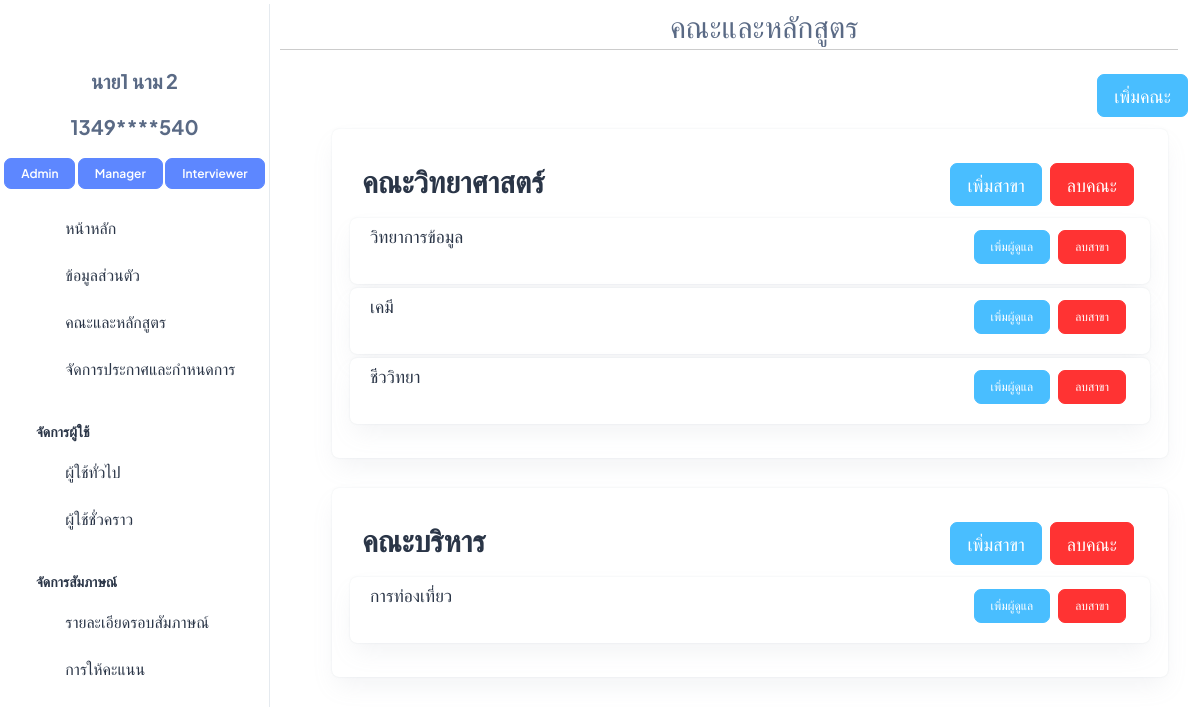
Page /FacultyMajor (signed in) on the committed database.
### interview/models.py (models this page shows, shortened)
class User(AbstractBaseUser, PermissionsMixin):
    email = models.EmailField(unique=True)
    username = models.CharField(max_length=30, unique=True)
    first_name = models.CharField(max_length=100)
    last_name = models.CharField(max_length=100)
    gender = models.CharField(max_length=20)
    address = models.CharField(max_length=400)
    postcode = models.CharField(max_length=20)
    phone_number = models.CharField(max_length=10)
    citizen_id = models.CharField(max_length=13,unique=True)
    birth_date = models.DateField(blank=True,null=True)
    date_joined = models.DateTimeField(default=timezone.now)
    is_active = models.BooleanField(default=True)
    is_staff = models.BooleanField(default=False)
    objects = CustomUserManager()
    USERNAME_FIELD = 'username'  # แก้ให้ USERNAME_FIELD เป็น 'email' แทน
    EMAIL_FIELD = 'email'  # แก้ให้ EMAIL_FIELD เป็น 'email' แทน
    REQUIRED_FIELDS = ['email']  # ไม่ต้องระบุใน REQUIRED_FIELDS แล้ว

class Role(models.Model):
    DEFAULT_ROLES = ['Admin', 'Manager','Interviewer', 'Student']
    name = models.CharField(max_length=50, default=DEFAULT_ROLES[0], choices=[(role, role) for role in DEFAULT_ROLES])
    users = models.ManyToManyField(User, related_name='roles', blank=True)
    TemporaryUser = models.ManyToManyField(TemporaryUser, related_name='roles', blank=True)

class Faculty(models.Model):
    faculty = models.CharField(max_length=100)
    users = models.ManyToManyField(User,blank=True)
    TemporaryUser = models.ManyToManyField(TemporaryUser , blank=True)

class Major(models.Model):
    major = models.CharField(max_length=100)
    faculty = models.ForeignKey(Faculty, on_delete=models.CASCADE)
    default_manager = models.ManyToManyField(User, blank=True,related_name='manager')
    users = models.ManyToManyField(User,blank=True)
    TemporaryUser = models.ManyToManyField(TemporaryUser , blank=True)

### interview/views.py (the view)
# urls.py: path('FacultyMajor',FacultyMajor, name='FacultyMajor'),
@login_required
@user_passes_test(is_admin)
def FacultyMajor(request):
    faculty_all = Faculty.objects.all()
    users = User.objects.filter(roles__name='Manager')
    return render(request,'admin/FacultyMajor.html',{"faculty":faculty_all,'users':users})

### interview/views.py (called while the page is built)
def is_admin(user):
    if isinstance(user, User):
        return user.roles.filter(name='Admin').exists()
    else:
        return False

### interview/templates/admin/FacultyMajor.html (shortened to what this page needs)
{% extends 'admin/base/n_base.html' %}
{% load static %}
{% block css_js %}
<link rel="stylesheet" href="{% static 'css/admin_css/Faculty.css' %}" />
{% endblock %}
{% block topic %}
<div class="fs-8 mt-1 text-muted text-center">
  <span><i class="ti ti-book"></i> คณะและหลักสูตร</span>
</div>
{% endblock %}
{% block content %}
<div class="pt-14 px-2">
<div class="d-flex justify-content-end mb-2">
    <button class="btn btn-secondary m-1 fs-5" onclick="add_Faculty()">เพิ่มคณะ</button>
</div>
{% for i in faculty %}
<div class="container-fluid">
  <div class="container-fluid">
      <div class="card">
          <div class="card-body row">
              <span class="card-title fw-semibold mb-2 col-6">{{ i.faculty }}</span>
              <div class="d-flex justify-content-end mb-2 col-6">
                <button class="btn btn-secondary m-1 fs-5" onclick="add_Major('{{ i.faculty }}', '{{ i.id }}')">เพิ่มสาขา</button>
                <a href="delete_Faculty/{{i.id}}"><button class="fs-5 m-1 btn btn-red p1">ลบคณะ</button></a>
              </div>
              {% for major in i.major_set.all %}
              <div class="card mb-1">
                <div class="card-body p-2 d-flex justify-content-between">
                    <h5 class="mb-0" onclick="display_manager('{{ major.id }}')" style="cursor: pointer;">{{ major.major }}</h5>
                    <div class="d-flex justify-content-end mb-2 col-6">
                        <button class="btn btn-secondary m-1 fs-2" onclick="add_Major_manager('{{ major.major }}', '{{ major.id }}')">เพิ่มผู้ดูแล</button>
                        <a href="delete_Major/{{i.id}}"><button class="fs-2 m-1 btn btn-red p1">ลบสาขา</button></a>
                    </div>
                </div>
              </div>
              {% endfor %}
          </div>
      </div>
  </div>
</div>
{% endfor %}
</div>
{% endblock %}

### interview/templates/admin/base/n_sidebar.html (shortened to what this page needs)
<!DOCTYPE html>
<html lang="en">
    <head>
        {% load static %}
        <link rel="stylesheet" href="{% static 'css/styles.min.css' %}" />
      </head>
<body>
<aside class="left-sidebar position-fixed">
    <div>
        {% if user.is_authenticated %}
        <a href="{% url 'log_out' %}">
            <i class="ti ti-logout fs-8 text-danger mt-3"style="display: block; text-align: center;"></i>
        </a>
        <p class="text-center pt-3 fw-bolder fs-6 text-muted">{{ user.first_name }} {{ user.last_name }}</p>
        <p class="text-center fw-bolder fs-6 text-muted">{{ user.citizen_id|slice:":4" }}****{{ user.citizen_id|slice:"-3:" }}</p>
        <div class="text-center">
            {% for role in user.roles.all %}
                {% if role.name == 'Admin' %}
                <a href="{% url 'Admin_page' %}" class="btn btn-primary fs-2 fw-semibold lh-sm">Admin</a>
                {% endif %}
                {% if role.name == 'Manager' %}
                <a href="{% url 'Manager_page' id=user.id %}" class="btn btn-primary fs-2 fw-semibold lh-sm">Manager</a>
                {% endif %}
                {% if role.name == 'Interviewer' %}
                <a href="{% url 'Interviewer_page' %}" class="btn btn-primary fs-2 fw-semibold lh-sm">Interviewer</a>
                {% endif %}
            {% endfor %}
        </div>
        {% endif %}
      </div>
      <nav class="sidebar-nav scroll-sidebar" data-simplebar="">
        <ul id="sidebarnav">
          <li class="sidebar-item mt-3">
            <a class="sidebar-link" href="{% url 'Admin_page'%}" aria-expanded="false">
              <span>
                <i class="ti ti-home"></i>
              </span>
              <span class="hide-menu fs-4">หน้าหลัก</span>
            </a>
          </li>
          <li class="sidebar-item">
            <a class="sidebar-link" href="{% url 'profile'%}" aria-expanded="false">
              <span>
                <i class="ti ti-user-circle"></i>
              </span>
              <span class="hide-menu fs-4">ข้อมูลส่วนตัว</span>
            </a>
          </li>
          <li class="sidebar-item">
            <a class="sidebar-link" href="{% url 'FacultyMajor'%}" aria-expanded="false">
              <span>
                <i class="ti ti-book"></i>
              </span>
              <span class="hide-menu fs-4">คณะและหลักสูตร</span>
            </a>
          </li>
          <li class="sidebar-item">
            <a class="sidebar-link" href="{% url 'Announcement'%}" aria-expanded="false">
              <span>
                <i class="ti ti-news"></i>
              </span>
              <span class="hide-menu fs-4">จัดการประกาศและกำหนดการ</span>
            </a>
          </li>
          <li class="nav-small-cap">
            <span class="hide-menu fs-3">จัดการผู้ใช้</span>
          </li>
          <li class="sidebar-item">
            <a class="sidebar-link" href="{% url 'User'%}" aria-expanded="false">
              <span>
                <i class="ti ti-user-check"></i>
              </span>
              <span class="hide-menu fs-4">ผู้ใช้ทั่วไป</span>
            </a>
          </li>
          <li class="sidebar-item">
            <a class="sidebar-link" href="{% url 'TemporaryUser'%}" aria-expanded="false">
              <span>
                <i class="ti ti-user-x"></i>
              </span>
              <span class="hide-menu fs-4">ผู้ใช้ชั่วคราว</span>
            </a>
          </li>
          <li class="nav-small-cap">
            <span class="hide-menu fs-3">จัดการสัมภาษณ์</span>
          </li>
          <li class="sidebar-item">
            <a class="sidebar-link" href="{% url 'Interview'%}" aria-expanded="false">
              <span>
                <i class="ti ti-clipboard-text"></i>
              </span>
              <span class="hide-menu fs-4">รายละเอียดรอบสัมภาษณ์</span>
            </a>
          </li>
          <li class="sidebar-item">
            <a class="sidebar-link" href="{% url 'Score'%}" aria-expanded="false">
              <span>
                <i class="ti ti-clipboard-check"></i>
              </span>
              <span class="hide-menu fs-4">การให้คะแนน</span>
            </a>
          </li>
        </ul>
      </nav>
  </aside>
</body>
</html>

### interview/static/css/admin_css/Faculty.css (style rules this page uses)
body { margin: 0; padding: 0; box-sizing: border-box; }

### rows in the picture
User: first_name "นาย1", last_name "นาม 2", citizen_id "1349", citizen_id "540"
Role: name "Admin"
Role: name "Manager"
Role: name "Interviewer"
Faculty: faculty "คณะวิทยาศาสตร์"
Major: major "วิทยาการข้อมูล"
Major: major "เคมี"
Major: major "ชีววิทยา"
Faculty: faculty "คณะบริหาร"
Major: major "การท่องเที่ยว"
